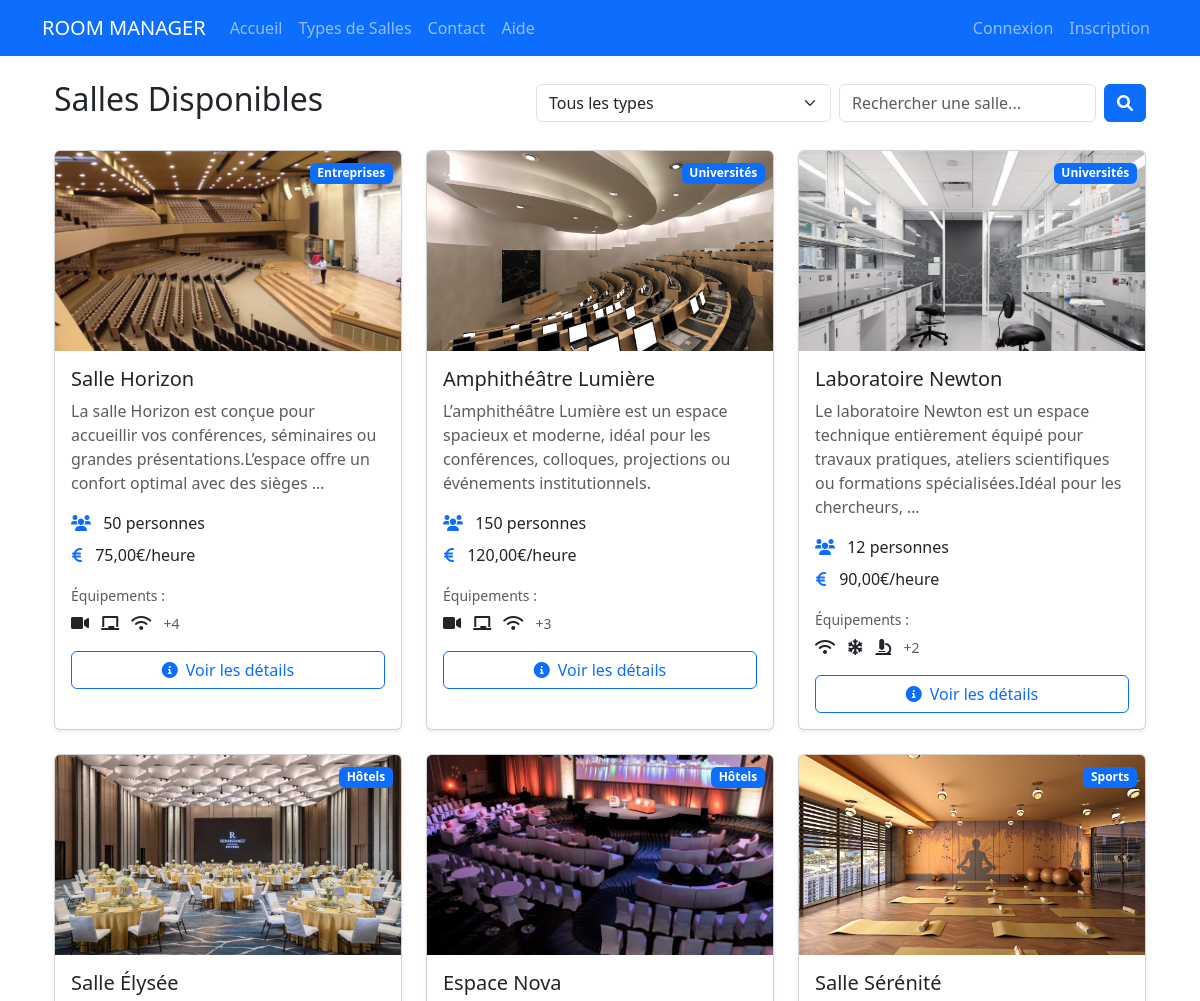
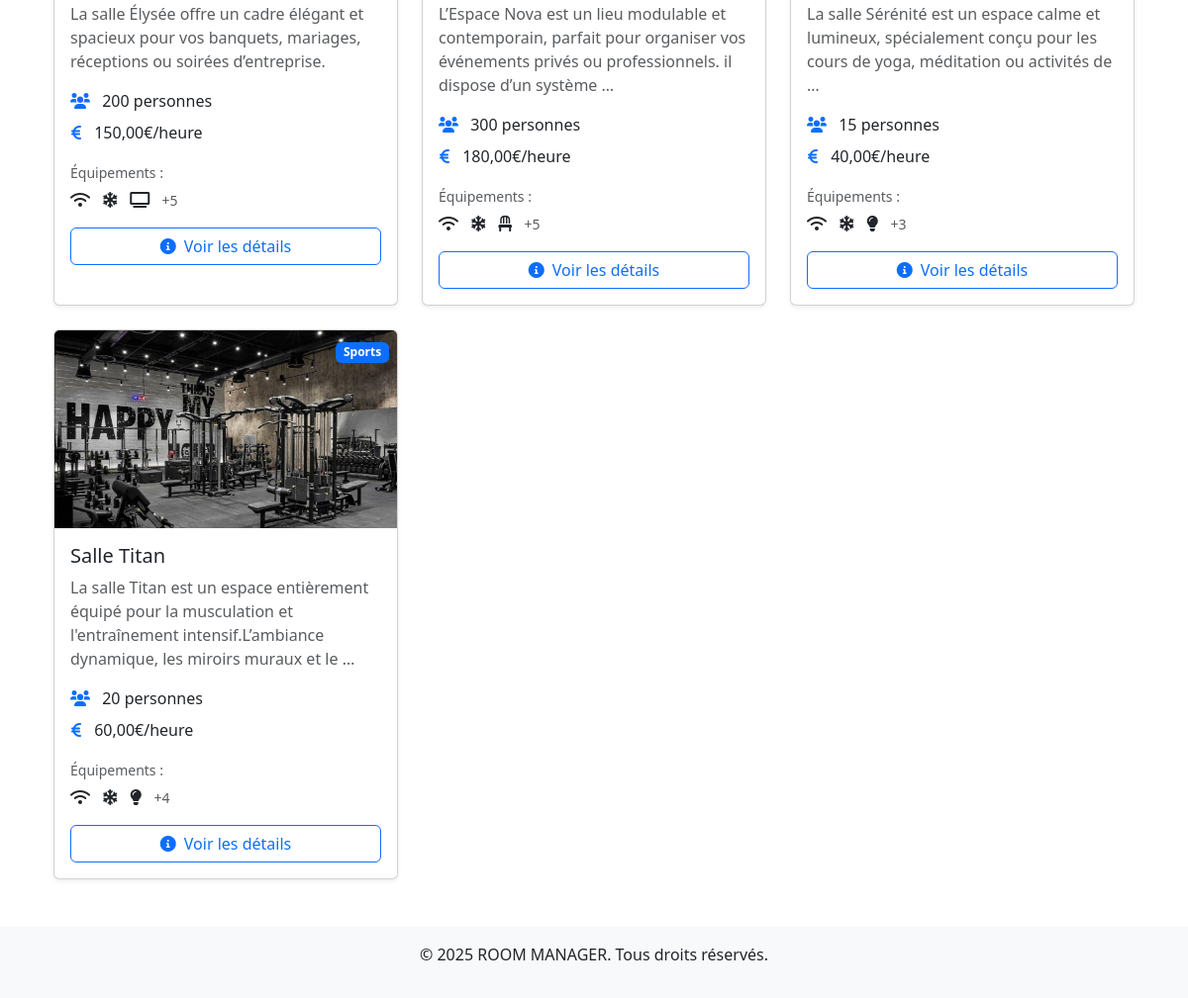
/rooms/, run on the app's committed database (2 pictures, top to bottom).
### core/models.py (models this page shows, shortened)
class Room(models.Model):
    name = models.CharField(max_length=100)
    room_type = models.ForeignKey(RoomType, on_delete=models.CASCADE)
    capacity = models.IntegerField()
    price_per_hour = models.DecimalField(max_digits=10, decimal_places=2)
    description = models.TextField()
    image = models.ImageField(upload_to='rooms/')
    is_active = models.BooleanField(default=True)
    equipment = models.ManyToManyField(Equipment, blank=True)

class RoomType(models.Model):
    CATEGORY_CHOICES = [
        ('enterprise', 'Entreprises'),
        ('university', 'Universités'),
        ('hotel', 'Hôtels'),
        ('sport', 'Sports')
    ]
    name = models.CharField(max_length=100)
    category = models.CharField(max_length=20, choices=CATEGORY_CHOICES)
    description = models.TextField()
    image = models.ImageField(upload_to='room_types/')

class Equipment(models.Model):
    name = models.CharField(max_length=100)
    description = models.TextField()
    icon = models.CharField(max_length=50, help_text="Classe Font Awesome pour l'icône")

### core/views.py (the view)
# urls.py: path('rooms/', views.room_list, name='room_list'),
def room_list(request):
    room_type_id = request.GET.get('type')
    search_query = request.GET.get('search')
    if room_type_id:
        rooms = Room.objects.filter(room_type_id=room_type_id, is_active=True)
    else:
        rooms = Room.objects.filter(is_active=True)
    if search_query:
        rooms = rooms.filter(name__icontains=search_query)
    room_types = RoomType.objects.all()
    return render(request, 'core/room_list.html', {'rooms': rooms, 'room_types': room_types, 'search_query': search_query})

### core/templates/core/room_list.html (shortened to what this page needs)
{% extends 'core/base.html' %}
{% block content %}
<div class="container my-4">
    <div class="d-flex justify-content-between align-items-center mb-4">
        <h2>Salles Disponibles</h2>
        <div class="d-flex">
            <form method="get" class="d-flex me-2">
                <select name="type" class="form-select" onchange="this.form.submit()">
                    <option value="">Tous les types</option>
                </select>
            </form>
            <form method="get" class="d-flex">
                <input type="text" name="search" class="form-control me-2" placeholder="Rechercher une salle..." value="{{ search_query|default:'' }}">
                <button type="submit" class="btn btn-primary">
                    <i class="fas fa-search"></i>
                </button>
            </form>
        </div>
    </div>
    <div class="row g-4">
        {% for room in rooms %}
            <div class="col-lg-4 col-md-6">
                <div class="card h-100 shadow-sm hover-shadow">
                    <div class="position-relative">
                        {% if room.image %}
                            <img src="{{ room.image.url }}" class="card-img-top" alt="{{ room.name }}" style="height: 200px; object-fit: cover;">
                        {% else %}
                            <div class="bg-light d-flex align-items-center justify-content-center" style="height: 200px;">
                                <i class="fas fa-image fa-3x text-muted"></i>
                            </div>
                        {% endif %}
                        <div class="position-absolute top-0 end-0 m-2">
                            <span class="badge bg-primary">{{ room.room_type.get_category_display }}</span>
                        </div>
                    </div>
                    <div class="card-body">
                        <h5 class="card-title">{{ room.name }}</h5>
                        <p class="card-text text-muted">{{ room.description|truncatewords:20 }}</p>
                        <ul class="list-unstyled mb-3">
                            <li class="mb-2">
                                <i class="fas fa-users me-2 text-primary"></i>
                                <span>{{ room.capacity }} personnes</span>
                            </li>
                            <li>
                                <i class="fas fa-euro-sign me-2 text-primary"></i>
                                <span>{{ room.price_per_hour }}€/heure</span>
                            </li>
                        </ul>
                        {% if room.equipment.all %}
                        <div class="mb-3">
                            <small class="text-muted">Équipements :</small>
                            <div class="mt-1">
                                {% for equipment in room.equipment.all|slice:":3" %}
                                    <i class="{{ equipment.icon }} me-2" title="{{ equipment.name }}"></i>
                                {% endfor %}
                                {% if room.equipment.all|length > 3 %}
                                    <small class="text-muted">+{{ room.equipment.all|length|add:"-3" }}</small>
                                {% endif %}
                            </div>
                        </div>
                        {% endif %}
                        <a href="{% url 'core:room_detail' room.pk %}" class="btn btn-outline-primary w-100">
                            <i class="fas fa-info-circle me-2"></i>Voir les détails
                        </a>
                    </div>
                </div>
            </div>
        {% endfor %}
    </div>
</div>
{% endblock %}

### core/templates/core/room_list.html (style rules this page uses)
.hover-shadow { transition: all 0.3s ease; }

### data on the page
Room: image (picture), room_type.category "Entreprises", name "Salle Horizon", description "La salle Horizon est conçue pour accueillir vos conférences, séminaires ou grandes présentations.L’espace offre un confort optimal avec des sièges …", capacity "50", price_per_hour "75,00", equipment.all|length "4"
Room: image (picture), room_type.category "Universités", name "Amphithéâtre Lumière", description "L’amphithéâtre Lumière est un espace spacieux et moderne, idéal pour les conférences, colloques, projections ou événements institutionnels.", capacity "150", price_per_hour "120,00", equipment.all|length "3"
Room: image (picture), room_type.category "Universités", name "Laboratoire Newton", description "Le laboratoire Newton est un espace technique entièrement équipé pour travaux pratiques, ateliers scientifiques ou formations spécialisées.Idéal pour les chercheurs, …", capacity "12", price_per_hour "90,00", equipment.all|length "2"
Room: image (picture), room_type.category "Hôtels", name "Salle Élysée", description "La salle Élysée offre un cadre élégant et spacieux pour vos banquets, mariages, réceptions ou soirées d’entreprise.", capacity "200", price_per_hour "150,00", equipment.all|length "5"
Room: image (picture), room_type.category "Hôtels", name "Espace Nova", description "L’Espace Nova est un lieu modulable et contemporain, parfait pour organiser vos événements privés ou professionnels. il dispose d’un système …", capacity "300", price_per_hour "180,00", equipment.all|length "5"
Room: image (picture), room_type.category "Sports", name "Salle Sérénité", description "La salle Sérénité est un espace calme et lumineux, spécialement conçu pour les cours de yoga, méditation ou activités de …", capacity "15", price_per_hour "40,00", equipment.all|length "3"
Room: image (picture), room_type.category "Sports", name "Salle Titan", description "La salle Titan est un espace entièrement équipé pour la musculation et l'entraînement intensif.L’ambiance dynamique, les miroirs muraux et le …", capacity "20", price_per_hour "60,00", equipment.all|length "4"
